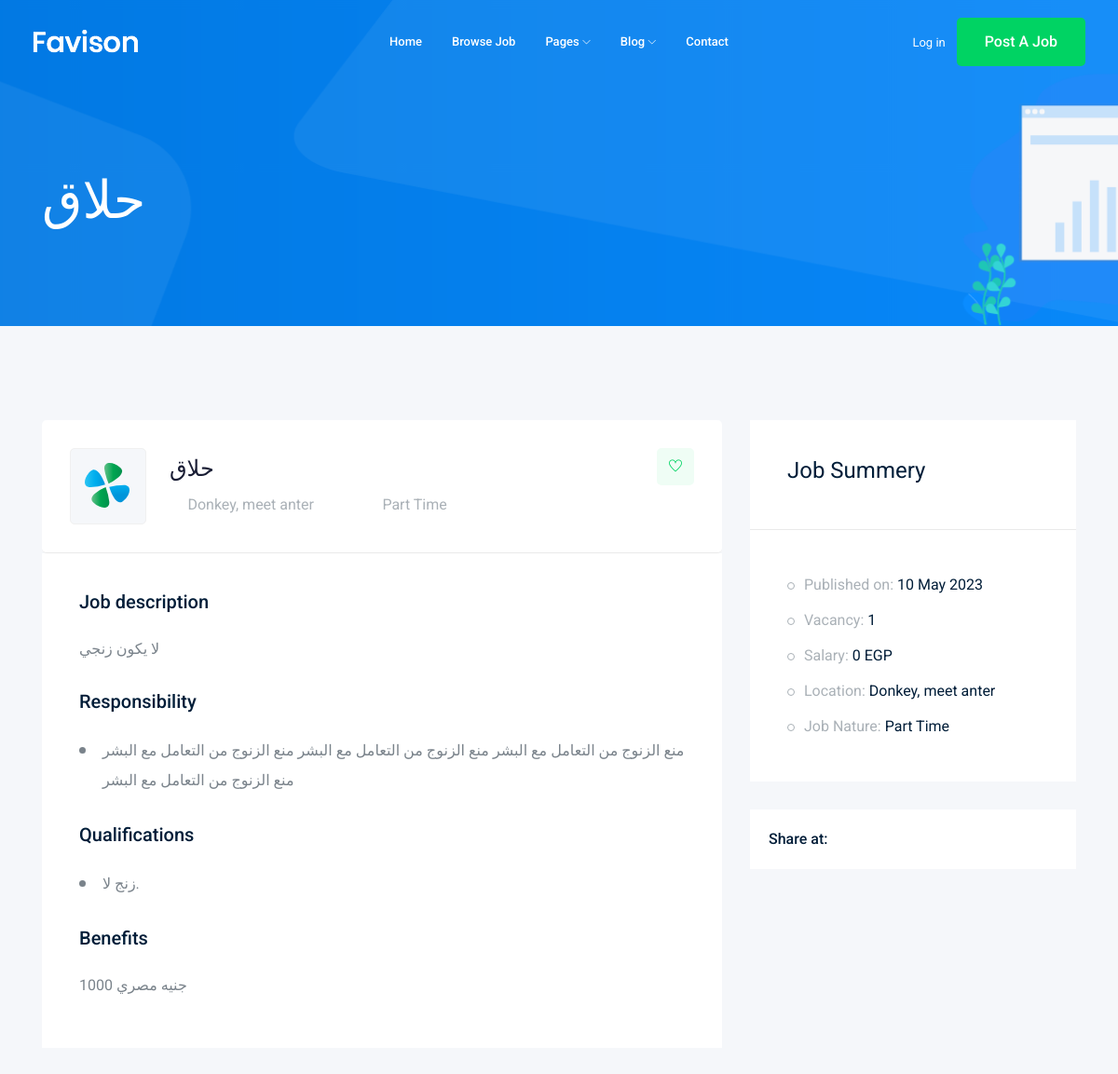
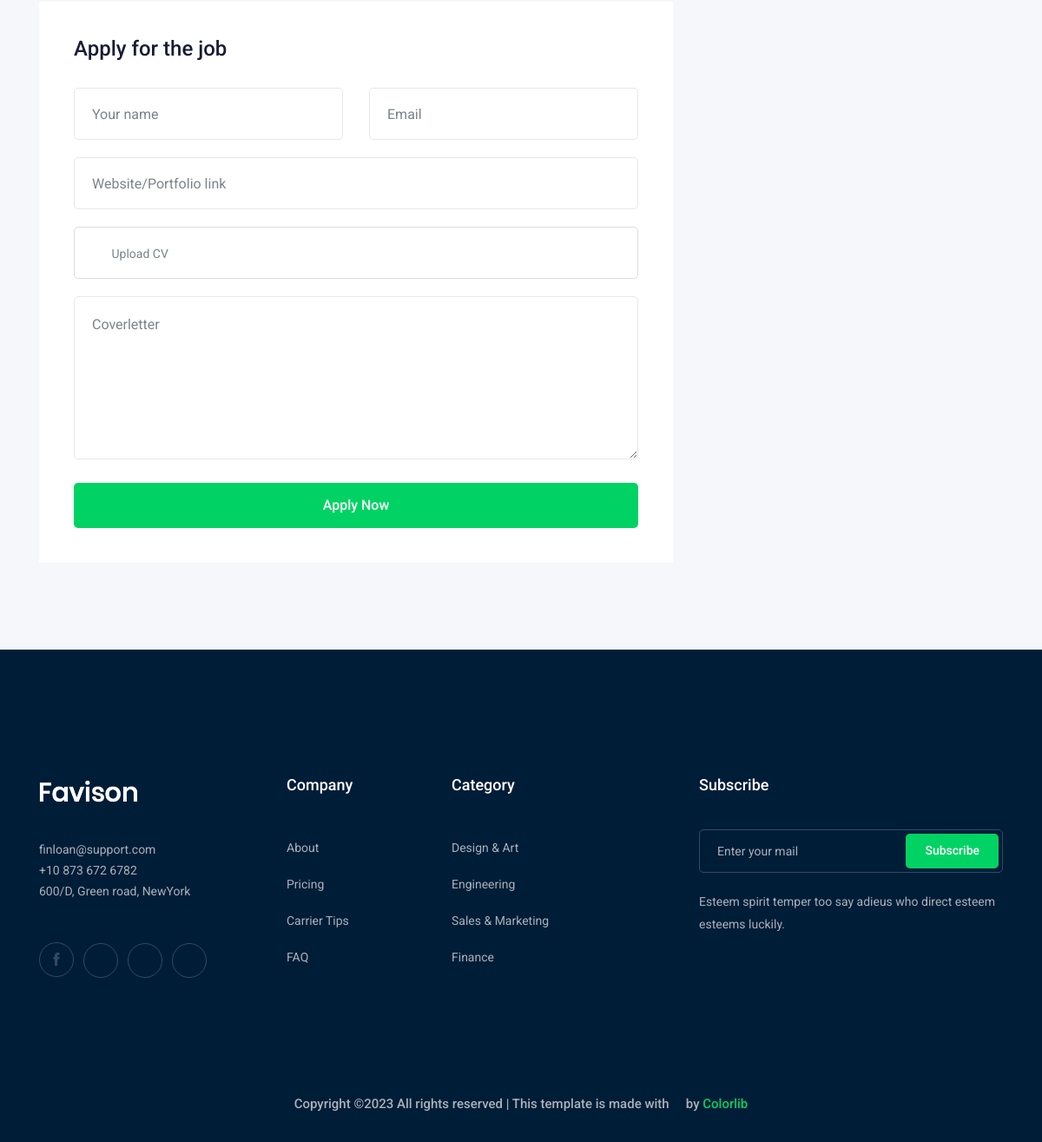
Page /jobs/حلاق on the committed database (2 pictures, top to bottom).
### job/models.py (models this page shows, shortened)
class Job(models.Model):
    title = models.CharField(max_length=100)
    type = models.CharField(max_length=15, choices=JOB_TYPES)
    description = models.TextField(max_length=1000)
    published_at = models.DateTimeField(auto_now=True)
    vacancy = models.IntegerField(default=1)
    salary = models.IntegerField(default=0)
    experience = models.IntegerField(default=0)
    image = models.ImageField(upload_to=upload_img)
    country = models.CharField(max_length=30)
    Responsibility = models.TextField(max_length=2000)
    Qualifications = models.TextField(max_length=1000)
    Benefits = models.TextField(max_length=500)
    slug = models.SlugField(blank=True, null=True)
    category = models.ForeignKey('Category', on_delete=models.SET_NULL, null=True)
    def __str__(self) -> str:
        return self.title

### job/views.py (the view)
# urls.py: path('<str:slug>', views.job_details, name='job_details')
def job_details(requests, slug):
    job = Job.objects.get(slug=slug)
    context = {'job' : job}
    return render(requests, 'job/job_details.html', context)

### job/templates/job/job_details.html (shortened to what this page needs)
{% extends 'base.html' %}
{% block body %}
    <div class="bradcam_area bradcam_bg_1">
        <div class="container">
            <div class="row">
                <div class="col-xl-12">
                    <div class="bradcam_text">
                        <h3>{{job}}</h3>
                    </div>
                </div>
            </div>
        </div>
    </div>
    <div class="job_details_area">
        <div class="container">
            <div class="row">
                <div class="col-lg-8">
                    <div class="job_details_header">
                        <div class="single_jobs white-bg d-flex justify-content-between">
                            <div class="jobs_left d-flex align-items-center">
                                <div class="thumb">
                                    <img src="img/svg_icon/1.svg" alt="">
                                </div>
                                <div class="jobs_conetent">
                                    <a href="#"><h4>{{job}}</h4></a>
                                    <div class="links_locat d-flex align-items-center">
                                        <div class="location">
                                            <p> <i class="fa fa-map-marker"></i>{{job.country}}</p>
                                        </div>
                                        <div class="location">
                                            <p> <i class="fa fa-clock-o"></i> {{job.type}}</p>
                                        </div>
                                    </div>
                                </div>
                            </div>
                            <div class="jobs_right">
                                <div class="apply_now">
                                    <a class="heart_mark" href="#"> <i class="ti-heart"></i> </a>
                                </div>
                            </div>
                        </div>
                    </div>
                    <div class="descript_wrap white-bg">
                        <div class="single_wrap">
                            <h4>Job description</h4>
                            <p>{{job.description}}</p>
                        </div>
                        <div class="single_wrap">
                            <h4>Responsibility</h4>
                            <ul>
                                <li>{{job.Responsibility}}</li>
                            </ul>
                        </div>
                        <div class="single_wrap">
                            <h4>Qualifications</h4>
                            <ul>
                                <li>{{job.Qualifications}}.</li>
                            </ul>
                        </div>
                        <div class="single_wrap">
                            <h4>Benefits</h4>
                            <p>{{job.Benefits}}</p>
                        </div>
                    </div>
                    <div class="apply_job_form white-bg">
                        <h4>Apply for the job</h4>
                        <form action="#">
                            <div class="row">
                                <div class="col-md-6">
                                    <div class="input_field">
                                        <input type="text" placeholder="Your name">
                                    </div>
                                </div>
                                <div class="col-md-6">
                                    <div class="input_field">
                                        <input type="text" placeholder="Email">
                                    </div>
                                </div>
                                <div class="col-md-12">
                                    <div class="input_field">
                                        <input type="text" placeholder="Website/Portfolio link">
                                    </div>
                                </div>
                                <div class="col-md-12">
                                    <div class="input-group">
                                        <div class="input-group-prepend">
                                          <button type="button" id="inputGroupFileAddon03"><i class="fa fa-cloud-upload" aria-hidden="true"></i>
                                          </button>
                                        </div>
                                        <div class="custom-file">
                                          <label class="custom-file-label" for="inputGroupFile03">Upload CV</label>
                                        </div>
                                      </div>
                                </div>
                                <div class="col-md-12">
                                    <div class="input_field">
                                        <textarea name="#" id="" cols="30" rows="10" placeholder="Coverletter"></textarea>
                                    </div>
                                </div>
                                <div class="col-md-12">
                                    <div class="submit_btn">
                                        <button class="boxed-btn3 w-100" type="submit">Apply Now</button>
                                    </div>
                                </div>
                            </div>
                        </form>
                    </div>
                </div>
                <div class="col-lg-4">
                    <div class="job_sumary">
                        <div class="summery_header">
                            <h3>Job Summery</h3>
                        </div>
                        <div class="job_content">
                            <ul>
                                <li>Published on: <span>{{job.published_at|date:'d M o'}}</span></li>
                                <li>Vacancy: <span>{{job.vacancy}}</span></li>
                                <li>Salary: <span>{{job.salary}} EGP</span></li>
                                <li>Location: <span>{{job.country}}</span></li>
                                <li>Job Nature: <span> {{job.type}}</span></li>
                            </ul>
                        </div>
                    </div>
                    <div class="share_wrap d-flex">
                        <span>Share at:</span>
                        <ul>
                            <li><a href="#"> <i class="fa fa-facebook"></i></a> </li>
                            <li><a href="#"> <i class="fa fa-google-plus"></i></a> </li>
                            <li><a href="#"> <i class="fa fa-twitter"></i></a> </li>
                            <li><a href="#"> <i class="fa fa-envelope"></i></a> </li>
                        </ul>
                    </div>
                    <div class="job_location_wrap">
                        <div class="job_lok_inner">
                            <div id="map" style="height: 200px;"></div>
                          </div>
                    </div>
                </div>
            </div>
        </div>
    </div>
{% endblock body %}

### rows in the picture
Job: title "حلاق", country "Donkey, meet anter", type "Part Time", description "لا يكون زنجي", Responsibility "منع الزنوج من التعامل مع البشر منع الزنوج من التعامل مع البشر منع الزنوج من التعامل مع البشر منع الزنوج من التعامل مع البشر", Qualifications "زنج لا", Benefits "1000 جنيه مصري", published_at "10 May 2023", vacancy "1", salary "0"
